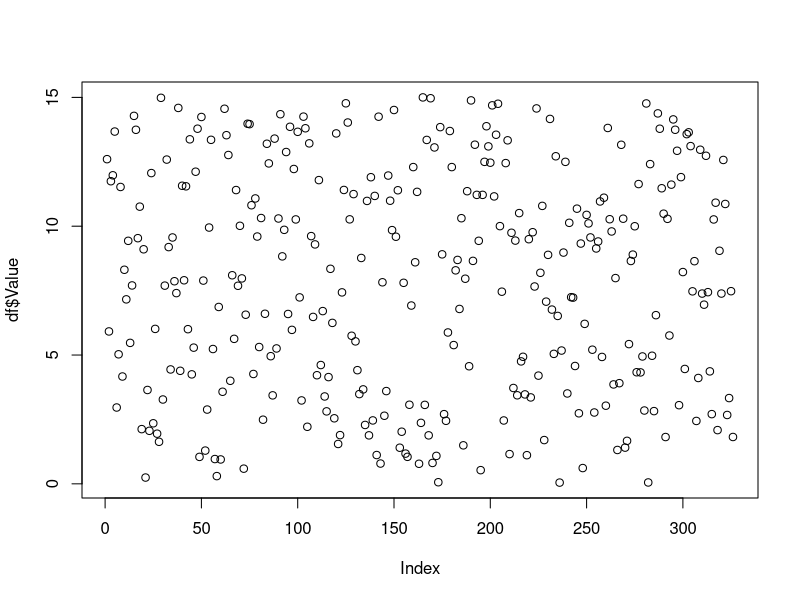

The R source for this figure:
args = commandArgs(trailingOnly = TRUE)
my_data <- read.csv("./history.csv")
df <- data.frame(my_data)
print(args[1])
png("grafico.png")
df_sensor <- df[df$Code == args[1],]
plot(df$Value)
dev.off()